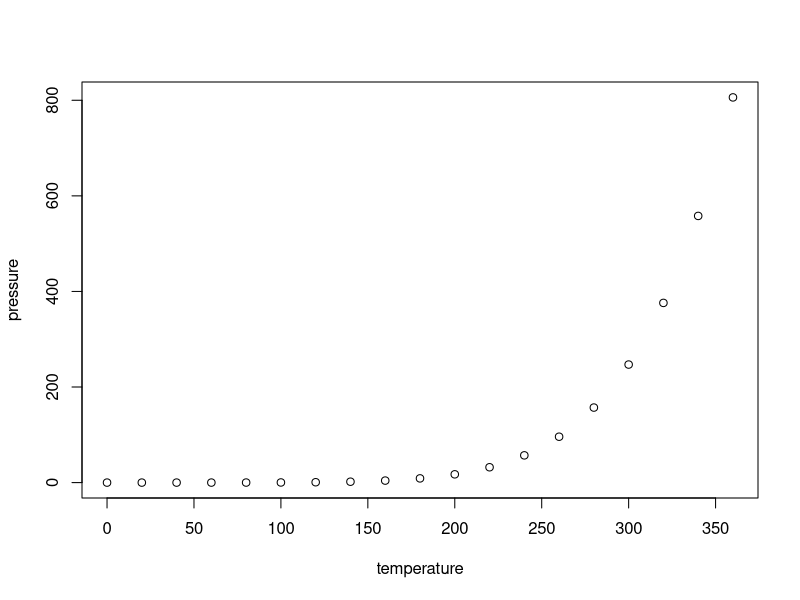
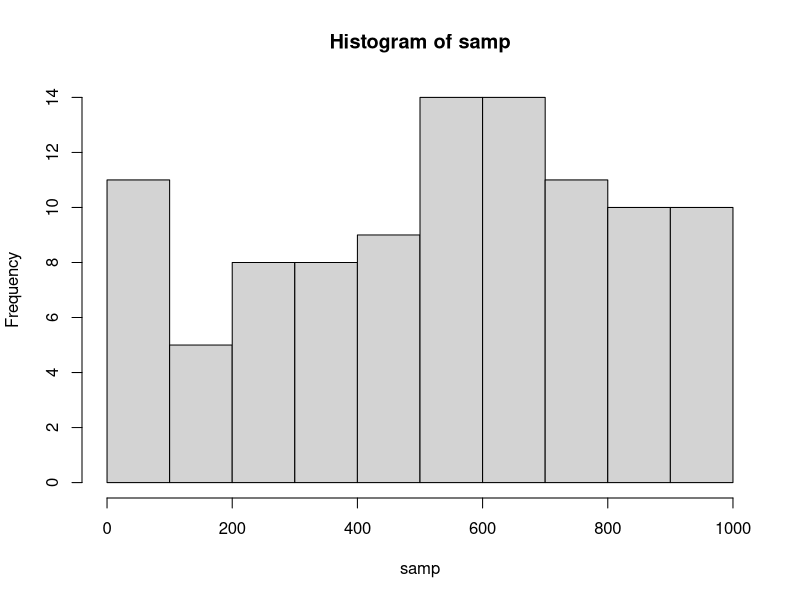

Here is the R script that generated these plots, in order:
## ---- chunk 1
knitr::opts_chunk$set(echo = TRUE)
library(stringr)
## ---- chunk 2
summary(cars)
## ---- chunk 3
plot(pressure)
## ---- chunk 4
samp <- sample(1000, 100, replace=TRUE)
hist(samp)
